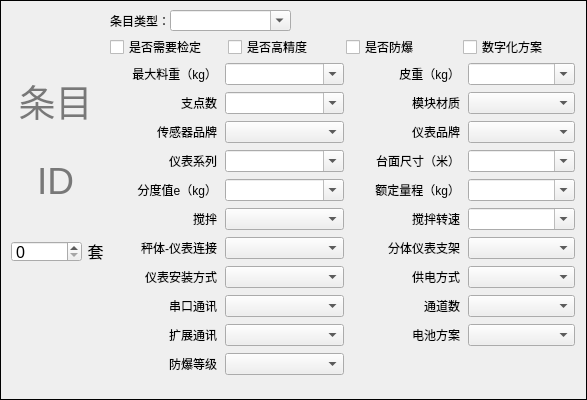
<?xml version="1.0" encoding="UTF-8"?>
<ui version="4.0">
 <class>Guicard</class>
 <widget class="QWidget" name="Guicard">
  <property name="geometry">
   <rect>
    <x>0</x>
    <y>0</y>
    <width>587</width>
    <height>400</height>
   </rect>
  </property>
  <property name="minimumSize">
   <size>
    <width>575</width>
    <height>400</height>
   </size>
  </property>
  <property name="windowTitle">
   <string>新建条目</string>
  </property>
  <property name="styleSheet">
   <string notr="true">#Guicard{
	border:1px solid black;
}</string>
  </property>
  <widget class="QLabel" name="label_ID">
   <property name="geometry">
    <rect>
     <x>20</x>
     <y>150</y>
     <width>71</width>
     <height>61</height>
    </rect>
   </property>
   <property name="font">
    <font>
     <pointsize>28</pointsize>
    </font>
   </property>
   <property name="styleSheet">
    <string notr="true">color:rgb(120, 120, 120)</string>
   </property>
   <property name="text">
    <string>ID</string>
   </property>
   <property name="alignment">
    <set>Qt::AlignmentFlag::AlignCenter</set>
   </property>
  </widget>
  <widget class="QSpinBox" name="spinBox">
   <property name="geometry">
    <rect>
     <x>11</x>
     <y>241</y>
     <width>71</width>
     <height>21</height>
    </rect>
   </property>
   <property name="font">
    <font>
     <pointsize>12</pointsize>
    </font>
   </property>
  </widget>
  <widget class="QLabel" name="label_unit">
   <property name="geometry">
    <rect>
     <x>80</x>
     <y>240</y>
     <width>31</width>
     <height>21</height>
    </rect>
   </property>
   <property name="font">
    <font>
     <pointsize>12</pointsize>
    </font>
   </property>
   <property name="text">
    <string>套</string>
   </property>
   <property name="alignment">
    <set>Qt::AlignmentFlag::AlignCenter</set>
   </property>
  </widget>
  <widget class="QLabel" name="label">
   <property name="geometry">
    <rect>
     <x>110</x>
     <y>10</y>
     <width>61</width>
     <height>21</height>
    </rect>
   </property>
   <property name="text">
    <string>条目类型：</string>
   </property>
  </widget>
  <widget class="QComboBox" name="comboBox">
   <property name="geometry">
    <rect>
     <x>170</x>
     <y>10</y>
     <width>121</width>
     <height>21</height>
    </rect>
   </property>
   <property name="toolTip">
    <string>鼠标悬停并滚动滚轮可快速切换。打字可补全。</string>
   </property>
   <property name="toolTipDuration">
    <number>5000</number>
   </property>
   <property name="editable">
    <bool>true</bool>
   </property>
   <property name="placeholderText">
    <string>请选择条目类型</string>
   </property>
   <item>
    <property name="text">
     <string>称重模块</string>
    </property>
   </item>
   <item>
    <property name="text">
     <string>平台秤</string>
    </property>
   </item>
   <item>
    <property name="text">
     <string>台秤</string>
    </property>
   </item>
   <item>
    <property name="text">
     <string>汽车衡</string>
    </property>
   </item>
   <item>
    <property name="text">
     <string>数字式汽车衡</string>
    </property>
   </item>
  </widget>
  <widget class="QWidget" name="checkRowWidget">
   <property name="geometry">
    <rect>
     <x>110</x>
     <y>34</y>
     <width>465</width>
     <height>26</height>
    </rect>
   </property>
   <layout class="QHBoxLayout" name="checkRowLayout">
    <property name="spacing">
     <number>6</number>
    </property>
    <property name="leftMargin">
     <number>0</number>
    </property>
    <property name="topMargin">
     <number>0</number>
    </property>
    <property name="rightMargin">
     <number>0</number>
    </property>
    <property name="bottomMargin">
     <number>0</number>
    </property>
    <item>
     <widget class="QCheckBox" name="checkBox">
      <property name="text">
       <string>是否需要检定</string>
      </property>
     </widget>
    </item>
    <item>
     <widget class="QCheckBox" name="checkBox_2">
      <property name="toolTip">
       <string>注意：汽车衡的高精度为C4等级。</string>
      </property>
      <property name="toolTipDuration">
       <number>5000</number>
      </property>
      <property name="text">
       <string>是否高精度</string>
      </property>
     </widget>
    </item>
    <item>
     <widget class="QCheckBox" name="checkBox_3">
      <property name="toolTip">
       <string>如勾选，请在下方选择具体的防爆等级。默认为IIBT4。</string>
      </property>
      <property name="toolTipDuration">
       <number>5000</number>
      </property>
      <property name="text">
       <string>是否防爆</string>
      </property>
     </widget>
    </item>
    <item>
     <widget class="QCheckBox" name="checkBox_4">
      <property name="toolTip">
       <string>未完善,需人工复查</string>
      </property>
      <property name="toolTipDuration">
       <number>5000</number>
      </property>
      <property name="text">
       <string>数字化方案</string>
      </property>
     </widget>
    </item>
   </layout>
  </widget>
  <widget class="QWidget" name="formWidget">
   <property name="geometry">
    <rect>
     <x>110</x>
     <y>60</y>
     <width>465</width>
     <height>328</height>
    </rect>
   </property>
   <layout class="QGridLayout" name="formGrid">
    <property name="leftMargin">
     <number>0</number>
    </property>
    <property name="topMargin">
     <number>0</number>
    </property>
    <property name="rightMargin">
     <number>0</number>
    </property>
    <property name="bottomMargin">
     <number>0</number>
    </property>
    <property name="horizontalSpacing">
     <number>8</number>
    </property>
    <property name="verticalSpacing">
     <number>4</number>
    </property>
    <item row="0" column="0">
     <widget class="QLabel" name="label_W1">
      <property name="text">
       <string>最大料重（kg）</string>
      </property>
      <property name="alignment">
       <set>Qt::AlignmentFlag::AlignRight|Qt::AlignmentFlag::AlignTrailing|Qt::AlignmentFlag::AlignVCenter</set>
      </property>
     </widget>
    </item>
    <item row="0" column="1">
     <widget class="QComboBox" name="combo_W1">
      <property name="toolTip">
       <string>最大物料重量/料重；平台秤、台秤可留空，由额定量程兼任。</string>
      </property>
      <property name="editable">
       <bool>true</bool>
      </property>
      <property name="placeholderText">
       <string>如：3000 或 3吨</string>
      </property>
     </widget>
    </item>
    <item row="0" column="2">
     <widget class="QLabel" name="label_W2">
      <property name="text">
       <string>皮重（kg）</string>
      </property>
      <property name="alignment">
       <set>Qt::AlignmentFlag::AlignRight|Qt::AlignmentFlag::AlignTrailing|Qt::AlignmentFlag::AlignVCenter</set>
      </property>
     </widget>
    </item>
    <item row="0" column="3">
     <widget class="QComboBox" name="combo_W2">
      <property name="toolTip">
       <string>设备本身重量/皮重；称重模块必填。</string>
      </property>
      <property name="editable">
       <bool>true</bool>
      </property>
      <property name="placeholderText">
       <string>如：450</string>
      </property>
      <item>
       <property name="text">
        <string>20</string>
       </property>
      </item>
      <item>
       <property name="text">
        <string>50</string>
       </property>
      </item>
      <item>
       <property name="text">
        <string>100</string>
       </property>
      </item>
      <item>
       <property name="text">
        <string>200</string>
       </property>
      </item>
      <item>
       <property name="text">
        <string>450</string>
       </property>
      </item>
     </widget>
    </item>
    <item row="1" column="0">
     <widget class="QLabel" name="label_support">
      <property name="text">
       <string>支点数</string>
      </property>
      <property name="alignment">
       <set>Qt::AlignmentFlag::AlignRight|Qt::AlignmentFlag::AlignTrailing|Qt::AlignmentFlag::AlignVCenter</set>
      </property>
     </widget>
    </item>
    <item row="1" column="1">
     <widget class="QComboBox" name="combo_support">
      <property name="toolTip">
       <string>支撑点/支点数；称重模块必填。</string>
      </property>
      <property name="editable">
       <bool>true</bool>
      </property>
      <property name="placeholderText">
       <string>如：4</string>
      </property>
      <item>
       <property name="text">
        <string>3</string>
       </property>
      </item>
      <item>
       <property name="text">
        <string>4</string>
       </property>
      </item>
      <item>
       <property name="text">
        <string>6</string>
       </property>
      </item>
      <item>
       <property name="text">
        <string>8</string>
       </property>
      </item>
     </widget>
    </item>
    <item row="1" column="2">
     <widget class="QLabel" name="label_material">
      <property name="text">
       <string>模块材质</string>
      </property>
      <property name="alignment">
       <set>Qt::AlignmentFlag::AlignRight|Qt::AlignmentFlag::AlignTrailing|Qt::AlignmentFlag::AlignVCenter</set>
      </property>
     </widget>
    </item>
    <item row="1" column="3">
     <widget class="QComboBox" name="combo_material">
      <property name="toolTip">
       <string>秤台/模块材质，必填。</string>
      </property>
      <item>
       <property name="text">
        <string/>
       </property>
      </item>
      <item>
       <property name="text">
        <string>碳钢</string>
       </property>
      </item>
      <item>
       <property name="text">
        <string>不锈钢</string>
       </property>
      </item>
      <item>
       <property name="text">
        <string>混合</string>
       </property>
      </item>
     </widget>
    </item>
    <item row="2" column="0">
     <widget class="QLabel" name="label_m_brand">
      <property name="text">
       <string>传感器品牌</string>
      </property>
      <property name="alignment">
       <set>Qt::AlignmentFlag::AlignRight|Qt::AlignmentFlag::AlignTrailing|Qt::AlignmentFlag::AlignVCenter</set>
      </property>
     </widget>
    </item>
    <item row="2" column="1">
     <widget class="QComboBox" name="combo_m_brand">
      <property name="toolTip">
       <string>传感器/模块品牌；模块与台秤必填，平台秤可选。</string>
      </property>
      <item>
       <property name="text">
        <string/>
       </property>
      </item>
      <item>
       <property name="text">
        <string>FT</string>
       </property>
      </item>
      <item>
       <property name="text">
        <string>AW</string>
       </property>
      </item>
      <item>
       <property name="text">
        <string>FAB</string>
       </property>
      </item>
     </widget>
    </item>
    <item row="2" column="2">
     <widget class="QLabel" name="label_c_brand">
      <property name="text">
       <string>仪表品牌</string>
      </property>
      <property name="alignment">
       <set>Qt::AlignmentFlag::AlignRight|Qt::AlignmentFlag::AlignTrailing|Qt::AlignmentFlag::AlignVCenter</set>
      </property>
     </widget>
    </item>
    <item row="2" column="3">
     <widget class="QComboBox" name="combo_c_brand">
      <property name="toolTip">
       <string>仪表(控制器)品牌，必填。</string>
      </property>
      <item>
       <property name="text">
        <string/>
       </property>
      </item>
      <item>
       <property name="text">
        <string>FT</string>
       </property>
      </item>
      <item>
       <property name="text">
        <string>AW</string>
       </property>
      </item>
      <item>
       <property name="text">
        <string>FAB</string>
       </property>
      </item>
     </widget>
    </item>
    <item row="3" column="0">
     <widget class="QLabel" name="label_c_family">
      <property name="text">
       <string>仪表系列</string>
      </property>
      <property name="alignment">
       <set>Qt::AlignmentFlag::AlignRight|Qt::AlignmentFlag::AlignTrailing|Qt::AlignmentFlag::AlignVCenter</set>
      </property>
     </widget>
    </item>
    <item row="3" column="1">
     <widget class="QComboBox" name="combo_c_family">
      <property name="toolTip">
       <string>用户点名仪表系列（如 3306/FAB330），engine 按系列收敛。</string>
      </property>
      <property name="editable">
       <bool>true</bool>
      </property>
      <property name="placeholderText">
       <string>如：3306</string>
      </property>
     </widget>
    </item>
    <item row="3" column="2">
     <widget class="QLabel" name="label_size">
      <property name="text">
       <string>台面尺寸（米）</string>
      </property>
      <property name="alignment">
       <set>Qt::AlignmentFlag::AlignRight|Qt::AlignmentFlag::AlignTrailing|Qt::AlignmentFlag::AlignVCenter</set>
      </property>
     </widget>
    </item>
    <item row="3" column="3">
     <widget class="QComboBox" name="combo_size">
      <property name="toolTip">
       <string>秤台尺寸，格式 长x宽（米）；平台秤、台秤必填。</string>
      </property>
      <property name="editable">
       <bool>true</bool>
      </property>
      <property name="placeholderText">
       <string>如：1.2x1.5</string>
      </property>
      <item>
       <property name="text">
        <string>0.6x0.8</string>
       </property>
      </item>
      <item>
       <property name="text">
        <string>0.8x0.8</string>
       </property>
      </item>
      <item>
       <property name="text">
        <string>1x1</string>
       </property>
      </item>
      <item>
       <property name="text">
        <string>1.2x1.2</string>
       </property>
      </item>
      <item>
       <property name="text">
        <string>1.2x1.5</string>
       </property>
      </item>
      <item>
       <property name="text">
        <string>1.5x1.5</string>
       </property>
      </item>
      <item>
       <property name="text">
        <string>1.5x2</string>
       </property>
      </item>
      <item>
       <property name="text">
        <string>2x2</string>
       </property>
      </item>
     </widget>
    </item>
    <item row="4" column="0">
     <widget class="QLabel" name="label_e_input">
      <property name="text">
       <string>分度值e（kg）</string>
      </property>
      <property name="alignment">
       <set>Qt::AlignmentFlag::AlignRight|Qt::AlignmentFlag::AlignTrailing|Qt::AlignmentFlag::AlignVCenter</set>
      </property>
     </widget>
    </item>
    <item row="4" column="1">
     <widget class="QComboBox" name="combo_e_input">
      <property name="toolTip">
       <string>精度要求/分度值/e值；台秤可填克(g)值，自动换算。</string>
      </property>
      <property name="editable">
       <bool>true</bool>
      </property>
      <property name="placeholderText">
       <string>如：20</string>
      </property>
      <item>
       <property name="text">
        <string>5</string>
       </property>
      </item>
      <item>
       <property name="text">
        <string>10</string>
       </property>
      </item>
      <item>
       <property name="text">
        <string>20</string>
       </property>
      </item>
      <item>
       <property name="text">
        <string>50</string>
       </property>
      </item>
     </widget>
    </item>
    <item row="4" column="2">
     <widget class="QLabel" name="label_r_input">
      <property name="text">
       <string>额定量程（kg）</string>
      </property>
      <property name="alignment">
       <set>Qt::AlignmentFlag::AlignRight|Qt::AlignmentFlag::AlignTrailing|Qt::AlignmentFlag::AlignVCenter</set>
      </property>
     </widget>
    </item>
    <item row="4" column="3">
     <widget class="QComboBox" name="combo_r_input">
      <property name="toolTip">
       <string>额定容量/量程；平台秤、台秤必填(量程向上取档)，模块线为计量推算入参。</string>
      </property>
      <property name="editable">
       <bool>true</bool>
      </property>
      <property name="placeholderText">
       <string>如：3000</string>
      </property>
      <item>
       <property name="text">
        <string>60</string>
       </property>
      </item>
      <item>
       <property name="text">
        <string>150</string>
       </property>
      </item>
      <item>
       <property name="text">
        <string>300</string>
       </property>
      </item>
      <item>
       <property name="text">
        <string>600</string>
       </property>
      </item>
      <item>
       <property name="text">
        <string>1500</string>
       </property>
      </item>
      <item>
       <property name="text">
        <string>3000</string>
       </property>
      </item>
      <item>
       <property name="text">
        <string>6000</string>
       </property>
      </item>
      <item>
       <property name="text">
        <string>10000</string>
       </property>
      </item>
     </widget>
    </item>
    <item row="5" column="0">
     <widget class="QLabel" name="label_vibration">
      <property name="text">
       <string>搅拌</string>
      </property>
      <property name="alignment">
       <set>Qt::AlignmentFlag::AlignRight|Qt::AlignmentFlag::AlignTrailing|Qt::AlignmentFlag::AlignVCenter</set>
      </property>
     </widget>
    </item>
    <item row="5" column="1">
     <widget class="QComboBox" name="combo_vibration">
      <property name="toolTip">
       <string>是否带搅拌；带搅拌时需填转速。</string>
      </property>
      <item>
       <property name="text">
        <string/>
       </property>
      </item>
      <item>
       <property name="text">
        <string>无搅拌</string>
       </property>
      </item>
      <item>
       <property name="text">
        <string>带搅拌</string>
       </property>
      </item>
     </widget>
    </item>
    <item row="5" column="2">
     <widget class="QLabel" name="label_RPM">
      <property name="text">
       <string>搅拌转速</string>
      </property>
      <property name="alignment">
       <set>Qt::AlignmentFlag::AlignRight|Qt::AlignmentFlag::AlignTrailing|Qt::AlignmentFlag::AlignVCenter</set>
      </property>
     </widget>
    </item>
    <item row="5" column="3">
     <widget class="QComboBox" name="combo_RPM">
      <property name="toolTip">
       <string>搅拌转速（RPM）；高速搅拌影响传感器选型（拉杆）。</string>
      </property>
      <property name="editable">
       <bool>true</bool>
      </property>
      <property name="placeholderText">
       <string>如：960</string>
      </property>
      <item>
       <property name="text">
        <string>200</string>
       </property>
      </item>
      <item>
       <property name="text">
        <string>500</string>
       </property>
      </item>
      <item>
       <property name="text">
        <string>960</string>
       </property>
      </item>
      <item>
       <property name="text">
        <string>1450</string>
       </property>
      </item>
     </widget>
    </item>
    <item row="6" column="0">
     <widget class="QLabel" name="label_installForm">
      <property name="text">
       <string>秤体-仪表连接</string>
      </property>
      <property name="alignment">
       <set>Qt::AlignmentFlag::AlignRight|Qt::AlignmentFlag::AlignTrailing|Qt::AlignmentFlag::AlignVCenter</set>
      </property>
     </widget>
    </item>
    <item row="6" column="1">
     <widget class="QComboBox" name="combo_installForm">
      <property name="toolTip">
       <string>秤体与仪表的连接形式：一体/分体；台秤缺省一体。</string>
      </property>
      <item>
       <property name="text">
        <string/>
       </property>
      </item>
      <item>
       <property name="text">
        <string>一体</string>
       </property>
      </item>
      <item>
       <property name="text">
        <string>分体</string>
       </property>
      </item>
     </widget>
    </item>
    <item row="6" column="2">
     <widget class="QLabel" name="label_bracket">
      <property name="text">
       <string>分体仪表支架</string>
      </property>
      <property name="alignment">
       <set>Qt::AlignmentFlag::AlignRight|Qt::AlignmentFlag::AlignTrailing|Qt::AlignmentFlag::AlignVCenter</set>
      </property>
     </widget>
    </item>
    <item row="6" column="3">
     <widget class="QComboBox" name="combo_bracket">
      <property name="toolTip">
       <string>分体安装时的仪表支架；选「分体」后可用。</string>
      </property>
      <item>
       <property name="text">
        <string/>
       </property>
      </item>
      <item>
       <property name="text">
        <string>壁挂支架</string>
       </property>
      </item>
      <item>
       <property name="text">
        <string>立杆支架</string>
       </property>
      </item>
     </widget>
    </item>
    <item row="7" column="0">
     <widget class="QLabel" name="label_install">
      <property name="text">
       <string>仪表安装方式</string>
      </property>
      <property name="alignment">
       <set>Qt::AlignmentFlag::AlignRight|Qt::AlignmentFlag::AlignTrailing|Qt::AlignmentFlag::AlignVCenter</set>
      </property>
     </widget>
    </item>
    <item row="7" column="1">
     <widget class="QComboBox" name="combo_install">
      <property name="toolTip">
       <string>仪表(控制器)安装方式，按此筛选仪表。</string>
      </property>
      <item>
       <property name="text">
        <string/>
       </property>
      </item>
      <item>
       <property name="text">
        <string>面板式</string>
       </property>
      </item>
      <item>
       <property name="text">
        <string>导轨式</string>
       </property>
      </item>
      <item>
       <property name="text">
        <string>防尘式</string>
       </property>
      </item>
      <item>
       <property name="text">
        <string>隔爆</string>
       </property>
      </item>
     </widget>
    </item>
    <item row="7" column="2">
     <widget class="QLabel" name="label_power">
      <property name="text">
       <string>供电方式</string>
      </property>
      <property name="alignment">
       <set>Qt::AlignmentFlag::AlignRight|Qt::AlignmentFlag::AlignTrailing|Qt::AlignmentFlag::AlignVCenter</set>
      </property>
     </widget>
    </item>
    <item row="7" column="3">
     <widget class="QComboBox" name="combo_power">
      <property name="toolTip">
       <string>仪表供电方式，按此筛选仪表。</string>
      </property>
      <item>
       <property name="text">
        <string/>
       </property>
      </item>
      <item>
       <property name="text">
        <string>AC220V</string>
       </property>
      </item>
      <item>
       <property name="text">
        <string>DC24V</string>
       </property>
      </item>
     </widget>
    </item>
    <item row="8" column="0">
     <widget class="QLabel" name="label_req_com1">
      <property name="text">
       <string>串口通讯</string>
      </property>
      <property name="alignment">
       <set>Qt::AlignmentFlag::AlignRight|Qt::AlignmentFlag::AlignTrailing|Qt::AlignmentFlag::AlignVCenter</set>
      </property>
     </widget>
    </item>
    <item row="8" column="1">
     <widget class="QComboBox" name="combo_req_com1">
      <property name="toolTip">
       <string>基础串口需求组合；缺省（不选）为单一基础串口。</string>
      </property>
      <item>
       <property name="text">
        <string/>
       </property>
      </item>
      <item>
       <property name="text">
        <string>RS232</string>
       </property>
      </item>
      <item>
       <property name="text">
        <string>RS485</string>
       </property>
      </item>
      <item>
       <property name="text">
        <string>RS232+RS485</string>
       </property>
      </item>
      <item>
       <property name="text">
        <string>Modbus</string>
       </property>
      </item>
      <item>
       <property name="text">
        <string>Modbus（2路）</string>
       </property>
      </item>
     </widget>
    </item>
    <item row="8" column="2">
     <widget class="QLabel" name="label_channels">
      <property name="text">
       <string>通道数</string>
      </property>
      <property name="alignment">
       <set>Qt::AlignmentFlag::AlignRight|Qt::AlignmentFlag::AlignTrailing|Qt::AlignmentFlag::AlignVCenter</set>
      </property>
     </widget>
    </item>
    <item row="8" column="3">
     <widget class="QComboBox" name="combo_channels">
      <property name="toolTip">
       <string>多通道需求：2通道及以上按多通道选型。</string>
      </property>
      <item>
       <property name="text">
        <string/>
       </property>
      </item>
      <item>
       <property name="text">
        <string>1通道</string>
       </property>
      </item>
      <item>
       <property name="text">
        <string>2通道</string>
       </property>
      </item>
      <item>
       <property name="text">
        <string>3通道</string>
       </property>
      </item>
      <item>
       <property name="text">
        <string>4通道</string>
       </property>
      </item>
     </widget>
    </item>
    <item row="9" column="0">
     <widget class="QLabel" name="label_req_com2">
      <property name="text">
       <string>扩展通讯</string>
      </property>
      <property name="alignment">
       <set>Qt::AlignmentFlag::AlignRight|Qt::AlignmentFlag::AlignTrailing|Qt::AlignmentFlag::AlignVCenter</set>
      </property>
     </widget>
    </item>
    <item row="9" column="1">
     <widget class="CheckableComboBox" name="combo_req_com2">
      <property name="toolTip">
       <string>扩展通讯协议，可多选；无扩展通讯时留空。</string>
      </property>
     </widget>
    </item>
    <item row="9" column="2">
     <widget class="QLabel" name="label_battery">
      <property name="text">
       <string>电池方案</string>
      </property>
      <property name="alignment">
       <set>Qt::AlignmentFlag::AlignRight|Qt::AlignmentFlag::AlignTrailing|Qt::AlignmentFlag::AlignVCenter</set>
      </property>
     </widget>
    </item>
    <item row="9" column="3">
     <widget class="QComboBox" name="combo_battery">
      <property name="toolTip">
       <string>是否需要电池供电。</string>
      </property>
      <item>
       <property name="text">
        <string/>
       </property>
      </item>
      <item>
       <property name="text">
        <string>带电池</string>
       </property>
      </item>
     </widget>
    </item>
    <item row="10" column="0">
     <widget class="QLabel" name="label_required_ex">
      <property name="text">
       <string>防爆等级</string>
      </property>
      <property name="alignment">
       <set>Qt::AlignmentFlag::AlignRight|Qt::AlignmentFlag::AlignTrailing|Qt::AlignmentFlag::AlignVCenter</set>
      </property>
     </widget>
    </item>
    <item row="10" column="1">
     <widget class="QComboBox" name="combo_required_ex">
      <property name="toolTip">
       <string>勾选「是否防爆」后可选；不选时缺省 IIBT4（业务最低防爆等级）。</string>
      </property>
      <item>
       <property name="text">
        <string/>
       </property>
      </item>
      <item>
       <property name="text">
        <string>IIBT4</string>
       </property>
      </item>
      <item>
       <property name="text">
        <string>IICT4</string>
       </property>
      </item>
      <item>
       <property name="text">
        <string>IIBT5</string>
       </property>
      </item>
      <item>
       <property name="text">
        <string>IICT5</string>
       </property>
      </item>
      <item>
       <property name="text">
        <string>IIBT6</string>
       </property>
      </item>
      <item>
       <property name="text">
        <string>IICT6</string>
       </property>
      </item>
     </widget>
    </item>
   </layout>
  </widget>
  <widget class="QLabel" name="label_2">
   <property name="geometry">
    <rect>
     <x>10</x>
     <y>80</y>
     <width>91</width>
     <height>41</height>
    </rect>
   </property>
   <property name="font">
    <font>
     <pointsize>28</pointsize>
    </font>
   </property>
   <property name="styleSheet">
    <string notr="true">color: rgb(120, 120, 120)</string>
   </property>
   <property name="text">
    <string>条目</string>
   </property>
   <property name="alignment">
    <set>Qt::AlignmentFlag::AlignCenter</set>
   </property>
  </widget>
 </widget>
 <customwidgets>
  <customwidget>
   <class>CheckableComboBox</class>
   <extends>QComboBox</extends>
   <header>COPA.apps.MultiCombo</header>
  </customwidget>
 </customwidgets>
 <resources/>
 <connections/>
</ui>
